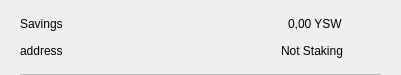
<?xml version="1.0" encoding="UTF-8"?>
<ui version="4.0">
 <class>CSRow</class>
 <widget class="QWidget" name="CSRow">
  <property name="geometry">
   <rect>
    <x>0</x>
    <y>0</y>
    <width>401</width>
    <height>75</height>
   </rect>
  </property>
  <property name="windowTitle">
   <string>Form</string>
  </property>
  <layout class="QVBoxLayout" name="verticalLayout">
   <property name="spacing">
    <number>0</number>
   </property>
   <property name="leftMargin">
    <number>20</number>
   </property>
   <property name="topMargin">
    <number>10</number>
   </property>
   <property name="rightMargin">
    <number>20</number>
   </property>
   <property name="bottomMargin">
    <number>0</number>
   </property>
   <item>
    <widget class="QWidget" name="info" native="true">
     <property name="minimumSize">
      <size>
       <width>0</width>
       <height>0</height>
      </size>
     </property>
     <layout class="QHBoxLayout" name="horizontalLayout_3">
      <property name="leftMargin">
       <number>0</number>
      </property>
      <property name="topMargin">
       <number>0</number>
      </property>
      <property name="rightMargin">
       <number>0</number>
      </property>
      <property name="bottomMargin">
       <number>10</number>
      </property>
      <item>
       <widget class="QWidget" name="container" native="true">
        <property name="minimumSize">
         <size>
          <width>0</width>
          <height>0</height>
         </size>
        </property>
        <layout class="QVBoxLayout" name="verticalLayout_2">
         <property name="spacing">
          <number>0</number>
         </property>
         <property name="leftMargin">
          <number>0</number>
         </property>
         <property name="topMargin">
          <number>0</number>
         </property>
         <property name="rightMargin">
          <number>0</number>
         </property>
         <property name="bottomMargin">
          <number>0</number>
         </property>
         <item>
          <layout class="QHBoxLayout" name="horizontalLayout">
           <item>
            <widget class="QLabel" name="labelName">
             <property name="toolTip">
              <string notr="true"/>
             </property>
             <property name="text">
              <string>Savings</string>
             </property>
            </widget>
           </item>
           <item>
            <spacer name="horizontalSpacer">
             <property name="orientation">
              <enum>Qt::Horizontal</enum>
             </property>
             <property name="sizeHint" stdset="0">
              <size>
               <width>40</width>
               <height>20</height>
              </size>
             </property>
            </spacer>
           </item>
           <item>
            <widget class="QLabel" name="labelAmount">
             <property name="text">
              <string>0,00 YSW</string>
             </property>
            </widget>
           </item>
          </layout>
         </item>
         <item>
          <layout class="QHBoxLayout" name="horizontalLayout_2">
           <item>
            <widget class="QLabel" name="labelAddress">
             <property name="toolTip">
              <string notr="true"/>
             </property>
             <property name="text">
              <string>address</string>
             </property>
            </widget>
           </item>
           <item>
            <spacer name="horizontalSpacer_2">
             <property name="orientation">
              <enum>Qt::Horizontal</enum>
             </property>
             <property name="sizeHint" stdset="0">
              <size>
               <width>40</width>
               <height>20</height>
              </size>
             </property>
            </spacer>
           </item>
           <item>
            <widget class="QLabel" name="labelStaking">
             <property name="text">
              <string>Not Staking</string>
             </property>
            </widget>
           </item>
          </layout>
         </item>
        </layout>
       </widget>
      </item>
      <item alignment="Qt::AlignHCenter|Qt::AlignVCenter">
       <widget class="QPushButton" name="pushButtonMenu">
        <property name="minimumSize">
         <size>
          <width>24</width>
          <height>24</height>
         </size>
        </property>
        <property name="maximumSize">
         <size>
          <width>32</width>
          <height>32</height>
         </size>
        </property>
        <property name="focusPolicy">
         <enum>Qt::NoFocus</enum>
        </property>
        <property name="styleSheet">
         <string notr="true">border:none; background-color:transparent;</string>
        </property>
        <property name="text">
         <string/>
        </property>
        <property name="icon">
         <iconset>
          <normaloff>://ic-menu-hover</normaloff>://ic-menu-hover</iconset>
        </property>
        <property name="iconSize">
         <size>
          <width>24</width>
          <height>24</height>
         </size>
        </property>
       </widget>
      </item>
     </layout>
    </widget>
   </item>
   <item>
    <widget class="QLabel" name="lblDivisory">
     <property name="minimumSize">
      <size>
       <width>0</width>
       <height>1</height>
      </size>
     </property>
     <property name="maximumSize">
      <size>
       <width>16777215</width>
       <height>1</height>
      </size>
     </property>
     <property name="styleSheet">
      <string notr="true">background-color:#bababa;</string>
     </property>
     <property name="text">
      <string/>
     </property>
     <property name="alignment">
      <set>Qt::AlignBottom|Qt::AlignLeading|Qt::AlignLeft</set>
     </property>
    </widget>
   </item>
  </layout>
 </widget>
 <resources/>
 <connections/>
</ui>
